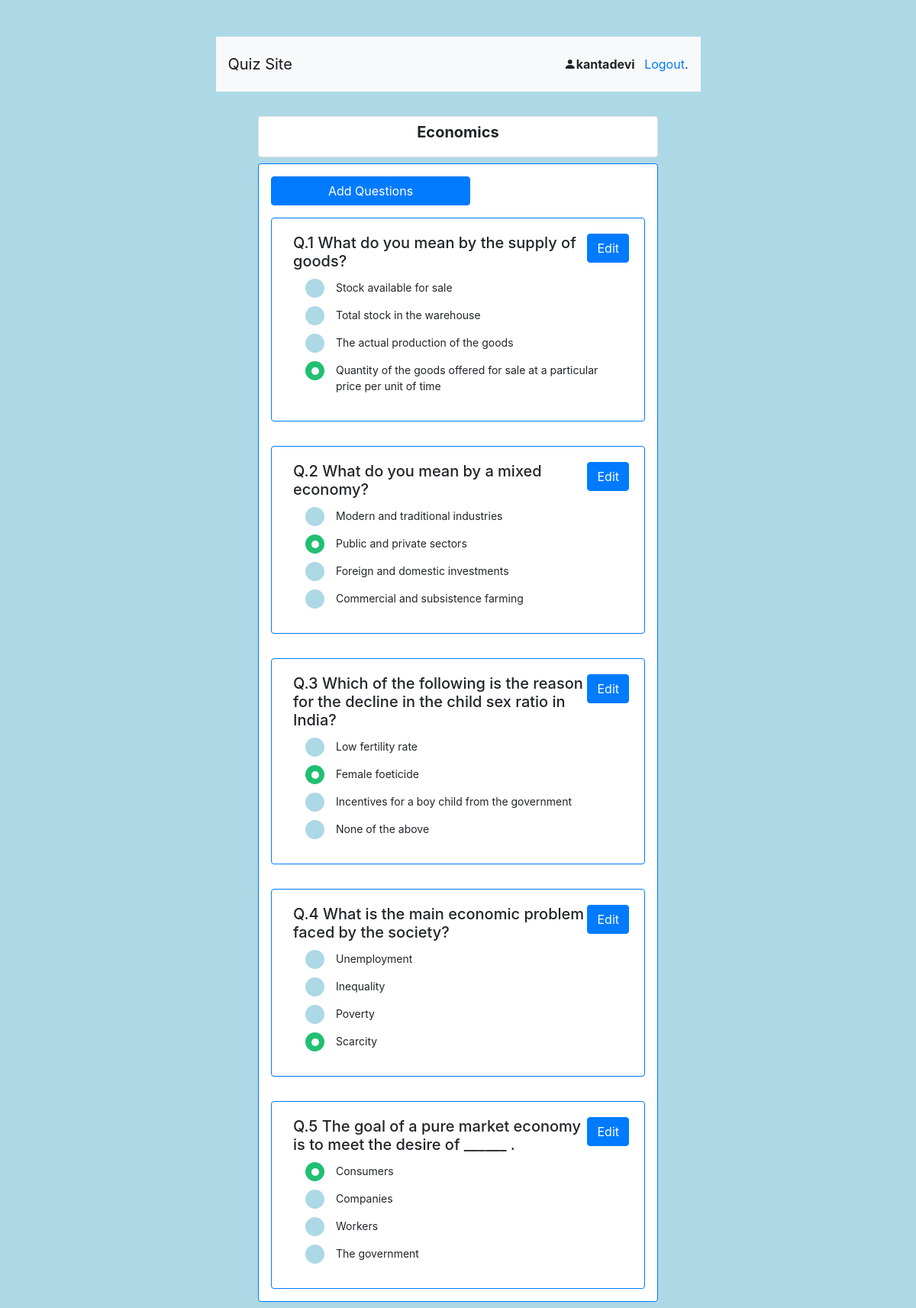
Page /teacher/quiz/Economics-5707016429/ (signed in) on the committed database.
### accounts/models.py (models this page shows)
class User(AbstractUser):
    first_name = models.CharField("first name", max_length=150, blank=False)
    email = models.EmailField(unique=True, blank=False)
    is_student = models.BooleanField(default=False)
    is_teacher = models.BooleanField(default=False)

### quiz_app_teacher/models.py (models this page shows, shortened)
class Quiz(models.Model):
    name = models.CharField(max_length=250)
    quiz_id = models.CharField(max_length=300,)
    created_date = models.DateTimeField(default=timezone.now)
    author = models.ForeignKey(
        'accounts.Teacher', on_delete=models.CASCADE, related_name='quizzes')
    course = models.ForeignKey(
        Course, on_delete=models.CASCADE, related_name='quizzes',)
    class Meta:
        verbose_name_plural = "Quizzes"
        ordering=['-created_date']

class Question(models.Model):
    quiz = models.ForeignKey(
        Quiz, on_delete=models.CASCADE, related_name='questions')
    question = models.CharField(max_length=300,)
    A = models.CharField(max_length=200,)
    B = models.CharField(max_length=200,)
    C = models.CharField(max_length=200,)
    D = models.CharField(max_length=200,)
    answer = models.CharField(
        max_length=200, choices=ANSWER_CHOICES, default='A')
    question_number = models.IntegerField()

### quiz_app_teacher/views.py (the view, shortened to what this page needs)
# urls.py: path('quiz/<str:quiz_id>/', views.quiz, name='quiz'),
@method_decorator(never_cache, name='dispatch')
@method_decorator([login_required, teacher_required], name='dispatch')
@method_decorator(quiz_was_created_by_loggedin_user, name='dispatch')
class quiz(DetailView):
    model = Quiz
    context_object_name = 'quiz'
    template_name = 'teacher/quiz.html'
    def get_context_data(self, **kwargs):
        context = super().get_context_data(**kwargs)
        context['questions'] = self.get_object().questions.all()
        context['results'] = self.get_object(
        ).results.all().order_by('-points')
        context['quiz_id'] = self.kwargs.get('quiz_id')
        context['quiz'] = self.get_object()
        return context
    def get_object(self):
        return Quiz.objects.get(quiz_id=self.kwargs.get('quiz_id'))

### quiz_app_teacher/templates/teacher/quiz.html (shortened to what this page needs)
{% extends 'accounts/base.html' %}
{% load static %}
{% block content %}
<link rel="stylesheet" href="{% static 'teacher/questions.css' %}" />
<body>
  <div class="card m-2">
    <h5 class="card-title">
      <p class="m-2 text-center "><b>{{quiz.name}}</b>
      </p>
    </h5>
  </div>
  <div class="card  border-primary m-2 ">
    <a  href="{% url 'teacher:addQuestion' quiz_id  %}" class="btn w-50 ml-3 mt-3 btn-primary">Add Questions</a>
    {% for question in questions %}
  <div class="card border-primary m-3 ">
    <div class="card-body">
      <a href="{% url 'teacher:updateQuestion' question.quiz.quiz_id question.question_number %}"
      class="btn btn-primary float-right">Edit</a>
      <h5 class="card-title">
        <p class="ml-2 mr-2 mb-2"> Q.{{question.question_number}} {{question.question}}
        </p>
      </h5>
      <div class="card-text">
        <div class="form-check form-check-inline">
          <div class="pl-4" id="options">
            <label class="options ">{{question.A}}
              <span class="checkmark"></span>
            </label>
            <label class="options"> {{question.B}}
              <span class="checkmark"></span>
            </label>
            <label class="options">{{question.C}}
              <span class="checkmark"></span>
            </label>
            <label class="options">{{question.D}}
              <span class="checkmark"></span>
            </label>
          </div>
        </div>
      </div>
    </div>
  </div>
  {% endfor %}
</div>
</body>
{% endblock content %}

### accounts/templates/accounts/base.html (shortened to what this page needs)
{% load static %}
<link rel="stylesheet" href="https://cdn.jsdelivr.net/npm/bootstrap@4.4.1/dist/css/bootstrap.min.css"
>
  <link rel="stylesheet" href="https://cdn.jsdelivr.net/npm/bootstrap-icons@1.5.0/font/bootstrap-icons.css">
{% load crispy_forms_tags %}
<html>
<head>
</head>
<body style="background-color:rgb(173, 216, 230);">
  <div class="container">
    <div class="row">
      <div class="col-12  col-sm-12 col-md-11  col-lg-9 col-xl-7 mx-auto">
        <nav class="navbar sticky-top  navbar-light bg-light mt-5">
          <a class="navbar-brand" href="/">Quiz Site</a>
          <div>
            {% if user.is_authenticated %}
            <p class="pt-3"><i class="bi bi-person-fill"></i><strong>{{ user.username }}</strong> <a class=" ml-2" href="{% url 'accounts:logout' %}">Logout</a>.</p>
            {% endif %}
          </div>
        </nav>
      </div>
    </div>
    <div class="row">
      <div class="col-12  col-sm-11 col-md-10  col-lg-8 col-xl-6 mx-auto">
        <div class="text-center"> {% include 'accounts/partials/messages.html' %}</div>
        {% block content %}
        {% endblock content%}
      </div>
    </div>
  </div>
</body>
</html>

### quiz_app_teacher/static/teacher/questions.css (style rules this page uses)
.options { position: relative; padding-left: 40px; }
#options label { display: block; margin-bottom: 15px; font-size: 14px; cursor: pointer; }
input:checked ~ .checkmark:after { display: block; }
.options .checkmark:after { content: ""; width: 10px; height: 10px; display: block; background: white; position: absolute; top: 50%; left: 50%; border-radius: 50%; transform: translate(-50%,-50%) scale(0); transition: 300ms ease-in-out 0s; }
.options input[type="radio"]:checked ~ .checkmark { background: #21bf73; transition: 300ms ease-in-out 0s; }
.options input[type="radio"]:checked ~ .checkmark:after { transform: translate(-50%,-50%) scale(1); }
.checkmark { position: absolute; top: -1px; left: 0; height: 25px; width: 25px; background-color: rgb(173, 216, 230); border-radius: 50%; }

### rows in the picture
User: username "kantadevi"
Quiz: name "Economics"
Question: question_number "1", question "What do you mean by the supply of goods?", A "Stock available for sale", B "Total stock in the warehouse", C "The actual production of the goods", D "Quantity of the goods offered for sale at a particular price per unit of time"
Question: question_number "2", question "What do you mean by a mixed economy?", A "Modern and traditional industries", B "Public and private sectors", C "Foreign and domestic investments", D "Commercial and subsistence farming"
Question: question_number "3", question "Which of the following is the reason for the decline in the child sex ratio in India?", A "Low fertility rate", B "Female foeticide", C "Incentives for a boy child from the government", D "None of the above"
Question: question_number "4", question "What is the main economic problem faced by the society?", A "Unemployment", B "Inequality", C "Poverty", D "Scarcity"
Question: question_number "5", question "The goal of a pure market economy is to meet the desire of ______ .", A "Consumers", B "Companies", C "Workers", D "The government"
